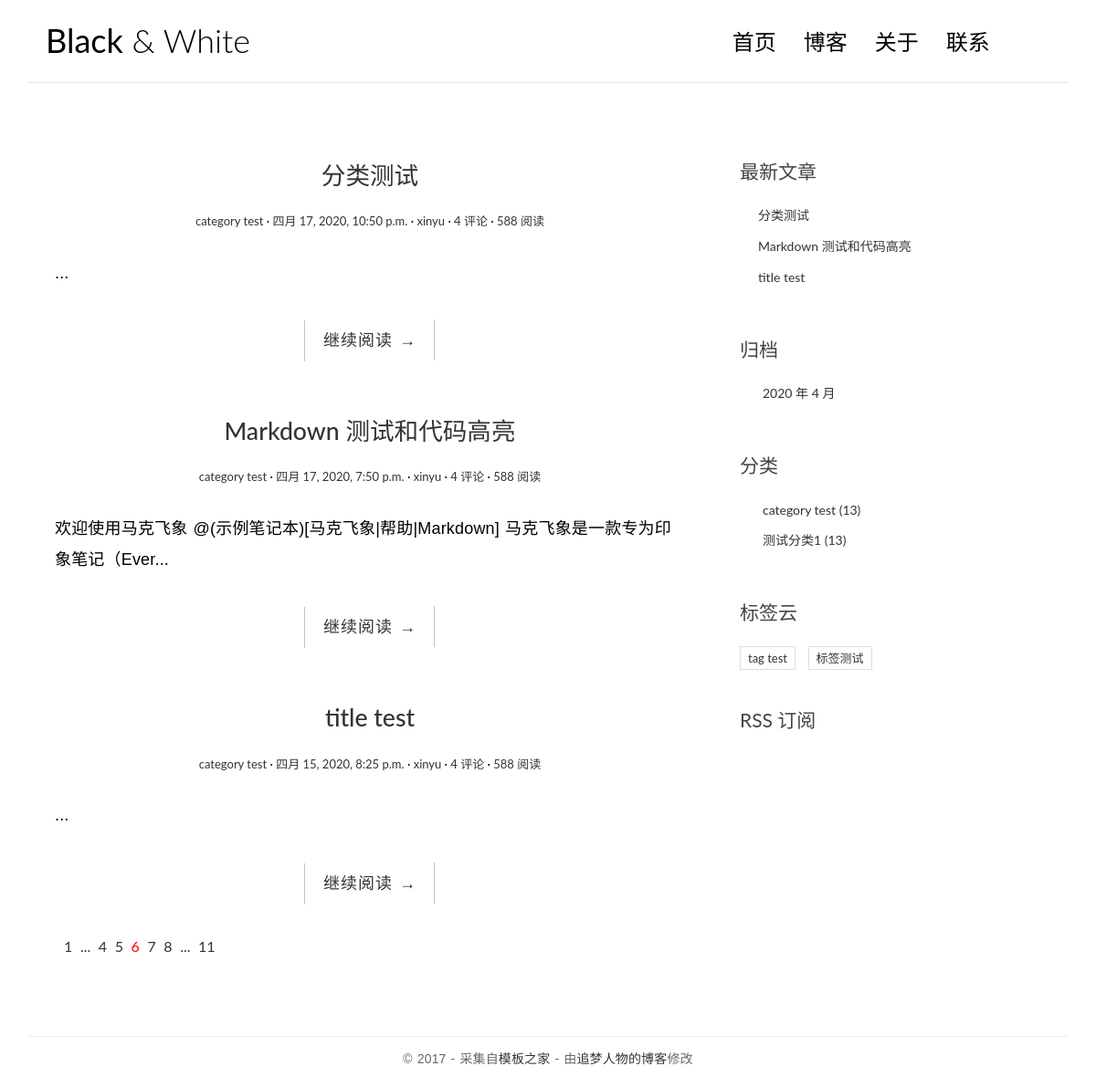
The page / on the database its author committed.
### web/models.py (models this page shows, shortened)
class Post(models.Model):
    title = models.CharField('标题', max_length=70)
    body = models.TextField('正文')
    created_time = models.DateTimeField('创建时间', default=timezone.now)
    modified_time = models.DateTimeField('修改时间')
    excerpt = models.CharField('摘要', max_length=200, blank=True)
    category = models.ForeignKey(Category, verbose_name='分类', on_delete=models.CASCADE)
    tags = models.ManyToManyField(Tag, verbose_name='标签', blank=True)
    author = models.ForeignKey(User, verbose_name='作者', on_delete=models.CASCADE)
    class Meta:
        verbose_name = '文章'
        verbose_name_plural = verbose_name
        ordering = ['-created_time']
    def get_absolute_url(self):
        return reverse('web:detail', kwargs={'pk': self.pk})

class Category(models.Model):
    name = models.CharField(max_length=100)
    class Meta:
        verbose_name = '分类'
        verbose_name_plural = verbose_name  # 定义别名

class Tag(models.Model):
    name = models.CharField(max_length=100)
    class Meta:
        verbose_name = '标签'
        verbose_name_plural = verbose_name

### web/views.py (the view)
# urls.py: path('', views.index, name='index'),
def index(request):
    post_list = Post.objects.all().order_by('-created_time')
    return render(request, 'web/index.html', context={'post_list': post_list})

### web/templatetags/web_extras.py (called while the page is built)
@register.inclusion_tag('web/inclusions/recent_posts.html', takes_context=True)
def show_recent_posts(context, num=5):
    return {
        'recent_post_list': Post.objects.all().order_by('-created_time')[:num],  # 定义文章列表,取前5
    }

@register.inclusion_tag('web/inclusions/archives.html', takes_context=True)
def show_archives(context):
    return {
        'date_list': Post.objects.dates('created_time', 'month', order='DESC'),  # 定义归档函数
    }

@register.inclusion_tag('web/inclusions/categories.html', takes_context=True)
def show_categories(context):
    return {
        'category_list': Category.objects.all(),
    }

@register.inclusion_tag('web/inclusions/tags.html', takes_context=True)  # 定义标签云函数
def show_tags(context):
    return {
        'tag_list': Tag.objects.all(),
    }

### templates/web/index.html (shortened to what this page needs)
{% extends 'base.html' %}
{% load static %}
            {% block main %}
            {% for post in post_list %}
                <article class="post post-{{ post.pk }}">
                    <header class="entry-header">
                        <h1 class="entry-title">
                            <a href="{{ post.get_absolute_url }}">{{ post.title }}</a>
                        </h1>
                        <div class="entry-meta">
                            <span class="post-category"><a href="#">{{ post.category.name }}</a></span>
                            <span class="post-date"><a href="#"><time class="entry-date"
                                                                      datetime="{{ post.created_time }}">{{ post.created_time }}</time></a></span>
                            <span class="post-author"><a href="#">{{ post.author }}</a></span>
                            <span class="comments-link"><a href="#">4 评论</a></span>
                            <span class="views-count"><a href="#">588 阅读</a></span>
                        </div>
                    </header>
                    <div class="entry-content clearfix">
                        <P>{{ post.excerpt }}...</P>
                        <div class="read-more cl-effect-14">
                            <a href="{{ post.get_absolute_url }}" class="more-link">继续阅读 <span class="meta-nav">→</span></a>
                        </div>
                    </div>
                </article>
            {% empty %}
                <div class="no-post">暂时还没有发布的文章！</div>
            {% endfor %}
                <div class="pagination">
                    <ul>
                        <li><a href="">1</a></li>
                        <li><a href="">...</a></li>
                        <li><a href="">4</a></li>
                        <li><a href="">5</a></li>
                        <li class="current"><a href="">6</a></li>
                        <li><a href="">7</a></li>
                        <li><a href="">8</a></li>
                        <li><a href="">...</a></li>
                        <li><a href="">11</a></li>
                    </ul>
                </div>
            {% endblock main %}

### templates/base.html (shortened to what this page needs)
    {% load static %}
    {% load web_extras %}
<!DOCTYPE html>
<html>
<head>
    <link href="https://cdn.bootcss.com/highlight.js/9.18.1/styles/atom-one-dark.min.css" rel="stylesheet">
    <link rel="stylesheet" href="http://code.ionicframework.com/ionicons/2.0.1/css/ionicons.min.css">
    <link rel="stylesheet" href="{% static 'web/css/bootstrap.min.css' %}">
    <link rel="stylesheet" href="{% static 'web/css/pace.css' %}">
    <link rel="stylesheet" href="{% static 'web/css/custom.css' %}">
</head>
<body>
<div class="container">
    <header id="site-header">
        <div class="row">
            <div class="col-md-4 col-sm-5 col-xs-8">
                <div class="logo">
                    <h1><a href="{% url 'web:index' %}"><b>Black</b> &amp; White</a></h1>
                </div>
            </div>
            <div class="col-md-8 col-sm-7 col-xs-4">
                <nav class="main-nav" role="navigation">
                    <div class="collapse navbar-collapse" id="bs-example-navbar-collapse-1">
                        <ul class="nav navbar-nav navbar-right">
                            <li class="cl-effect-11"><a href="{% url 'web:index' %}" data-hover="首页">首页</a></li>
                            <li class="cl-effect-11"><a href="full-width.html" data-hover="博客">博客</a></li>
                            <li class="cl-effect-11"><a href="about.html" data-hover="关于">关于</a></li>
                            <li class="cl-effect-11"><a href="contact.html" data-hover="联系">联系</a></li>
                        </ul>
                    </div>
                </nav>
            </div>
        </div>
    </header>
</div>
<div class="content-body">
    <div class="container">
        <div class="row">
            <main class="col-md-8">
                {% block main %}
                {% endblock main %}
            </main>
            <aside class="col-md-4">
                  {% show_recent_posts %}
                  {% show_archives %}
                  {% show_categories %}
                  {% show_tags %}
                <div class="rss">
                    <a href=""> RSS 订阅</a>
                </div>
            </aside>
        </div>
    </div>
</div>
<footer id="site-footer">
    <div class="container">
        <div class="row">
            <div class="col-md-12">
                <p class="copyright">&copy 2017 - 采集自<a href="http://www.cssmoban.com/"
                                                        target="_blank" title="模板之家">模板之家</a>
                    - 由<a href="http://zmrenwu.com/" title="网页模板" target="_blank">追梦人物的博客</a>修改
                </p>
            </div>
        </div>
    </div>
</footer>
<body>
</body
</body>
</html>

### templates/web/inclusions/recent_posts.html (shortened to what this page needs)
<!DOCTYPE html>
<html lang="zh">
<head>
</head>
<body>
<div class="widget widget-recent-posts">
  <h3 class="widget-title">最新文章</h3>
  <ul>
    {% for post in recent_post_list %}
      <li>
        <a href="{{ post.get_absolute_url }}">{{ post.title }}</a>
      </li>
    {% empty %}
      暂无文章！
    {% endfor %}
  </ul>
</div>
</body>
</html>

### templates/web/inclusions/archives.html (shortened to what this page needs)
<!DOCTYPE html>
<html lang="zh">
<head>
</head>
<body>
<div class="widget widget-archives">
  <h3 class="widget-title">归档</h3>
  <ul>
    {% for date in date_list %}
      <li>
        <a href="{% url 'web:archive' date.year date.month %}">{{ date.year }} 年 {{ date.month }} 月</a>
      </li>
    {% empty %}
      暂无归档！
    {% endfor %}
  </ul>
</div>
</body>
</html>

### templates/web/inclusions/categories.html (shortened to what this page needs)
<!DOCTYPE html>
<html lang="zh">
<head>
</head>
<body>
<div class="widget widget-category">
  <h3 class="widget-title">分类</h3>
  <ul>
    {% for category in category_list %}
      <li>
        <a href="{% url 'web:category' category.pk %}">{{ category.name }} <span class="post-count">(13)</span></a>
      </li>
    {% empty %}
      暂无分类！
    {% endfor %}
  </ul>
</div>
</body>
</html>

### templates/web/inclusions/tags.html (shortened to what this page needs)
<!DOCTYPE html>
<html lang="zh">
<head>
</head>
<body>
<div class="widget widget-tag-cloud">
  <h3 class="widget-title">标签云</h3>
  <ul>
    {% for tag in tag_list %}
      <li>
        <a href="{% url 'web:tag' tag.pk %}">{{ tag.name }}</a>
      </li>
    {% empty %}
      暂无标签！
    {% endfor %}
  </ul>
</div>
</body>
</html>

### web/static/web/css/custom.css (style rules this page uses)
* { outline: none; }
h1, h2, h3, h4, h5, h6 { margin-top: 0; }
b { font-weight: 400; }
a { color: #333; }
body { color: #444; font-family: 'Lato', sans-serif; }
p { font-family: 'Ubuntu', sans-serif; font-weight: 400; word-spacing: 1px; letter-spacing: 0.01em; }
#site-header { background-color: #FFF; padding: 25px 20px; margin-bottom: 40px; border-bottom: 1px solid #e7e7e7; }
.logo h1 a { color: #000; }
.logo h1 { margin: 0; font-family: 'Lato', sans-serif; font-weight: 300; }
.main-nav { margin-top: 11px; max-width: 95%; }
.main-nav a { color: #000000 !important; padding: 0 0 5px 0 !important; margin-right: 30px; font-family: 'Lato', sans-serif; font-weight: 300; font-size: 24px; }
.cl-effect-11 a { padding: 10px 0; color: #0972b4; text-shadow: none; }
.cl-effect-11 a::before { position: absolute; top: 0; left: 0; overflow: hidden; padding: 0 0 5px 0 !important; max-width: 0; border-bottom: 1px solid #000; color: #000; content: attr(data-hover); white-space: nowrap; -webkit-transition: max-width 0.5s; -moz-transition: max-width 0.5s; transition: max-width 0.5s; }
.content-body { padding-bottom: 4em; }
.post { background: #fff; padding: 30px 30px 0; }
.entry-title { text-align: center; font-size: 1.9em; margin-bottom: 20px; line-height: 1.6; padding: 10px 20px 0; }
.entry-meta { text-align: center; color: #DDDDDD; font-size: 13px; margin-bottom: 30px; }
.entry-content { font-size: 18px; line-height: 1.9; font-weight: 300; color: #000; }
.post-category::after, .post-date::after, .post-author::after, .comments-link::after { content: ' ·'; color: #000; }
.read-more { font-family: 'Ubuntu', sans-serif; font-weight: 400; word-spacing: 1px; letter-spacing: 0.01em; text-align: center; margin-top: 20px; }
.cl-effect-14 a { padding: 0 20px; height: 45px; line-height: 45px; position: relative; display: inline-block; margin: 15px 25px; letter-spacing: 1px; font-weight: 400; text-shadow: 0 0 1px rgba(255, 255, 255, 0.3); }
.cl-effect-14 a::before, .cl-effect-14 a::after { position: absolute; width: 45px; height: 1px; background: #C3C3C3; content: ''; -webkit-transition: all 0.3s; -moz-transition: all 0.3s; transition: all 0.3s; pointer-events: none; }
.cl-effect-14 a::before { top: 0; left: 0; -webkit-transform: rotate(90deg); -moz-transform: rotate(90deg); transform: rotate(90deg); -webkit-transform-origin: 0 0; -moz-transform-origin: 0 0; transform-origin: 0 0; }
.cl-effect-14 a::after { right: 0; bottom: 0; -webkit-transform: rotate(90deg); -moz-transform: rotate(90deg); transform: rotate(90deg); -webkit-transform-origin: 100% 0; -moz-transform-origin: 100% 0; transform-origin: 100% 0; }
.widget { background: #fff; padding: 30px 0 0; }
.widget-title { font-size: 1.5em; margin-bottom: 20px; line-height: 1.6; padding: 10px 0 0; font-weight: 400; }
.widget-recent-posts ul { padding: 0; margin: 0; padding-left: 20px; }
.widget-recent-posts ul li { list-style-type: none; position: relative; line-height: 170%; margin-bottom: 10px; }
.widget-recent-posts ul li::before { content: '\f3d3'; font-family: "Ionicons"; position: absolute; left: -17px; top: 3px; font-size: 16px; color: #000; }
.widget-archives ul { padding: 0; margin: 0; padding-left: 25px; }
.widget-archives ul li { list-style-type: none; position: relative; line-height: 170%; margin-bottom: 10px; }
.widget-archives ul li::before { content: '\f3f3'; font-family: "Ionicons"; position: absolute; left: -25px; top: 1px; font-size: 16px; color: #000; }
.widget-category ul { padding: 0; margin: 0; padding-left: 25px; }
.widget-category ul li { list-style-type: none; position: relative; line-height: 170%; margin-bottom: 10px; }
.widget-category ul li::before { content: '\f3fe'; font-family: "Ionicons"; position: absolute; left: -25px; top: 1px; font-size: 18px; color: #000; }
.widget-tag-cloud ul { padding: 0; margin: 0; margin-right: -10px; }
.widget-tag-cloud ul li { list-style-type: none; font-size: 13px; display: inline-block; margin-right: 10px; margin-bottom: 10px; padding: 3px 8px; border: 1px solid #ddd; }
.rss { font-size: 21px; margin-top: 30px; }
.rss a { color: #444; }
#site-footer { padding-top: 10px; padding: 0 0 1.5em 0; }
.copyright { text-align: center; padding-top: 1em; margin: 0; border-top: 1px solid #eee; color: #666; }
.pagination ul { list-style: none; }
.pagination ul li { display: inline-block; font-size: 16px; margin-right: 5px; }
.current a { color: red; }

### rows shown on the page
Post: title "分类测试", category.name "category test", created_time "四月 17, 2020, 10:50 p.m.", author "xinyu"
Post: title "Markdown 测试和代码高亮", category.name "category test", created_time "四月 17, 2020, 7:50 p.m.", author "xinyu", excerpt "欢迎使用马克飞象 @(示例笔记本)[马克飞象|帮助|Markdown] 马克飞象是一款专为印象笔记（Ever"
Post: title "title test", category.name "category test", created_time "四月 15, 2020, 8:25 p.m.", author "xinyu"
Category: name "category test"
Category: name "测试分类1"
Tag: name "tag test"
Tag: name "标签测试"

### other values the page prints
{{ date.year }} "2020"
{{ date.month }} "4"
